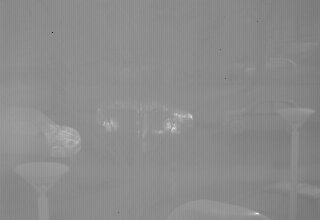
#> input picture data/real_degraded/yohann_mire/test1_8bits.png, 320 x 220 px, found by its file name
$ python fetch_real_datasets.py
#> lines starting #> are read from the running program, lines starting #| are printed output that depends on the picture
#!/usr/bin/env python3
"""
common/fetch_real_datasets.py

Extracts 100% authentic real infrared images from cloned external repositories,
verifies SHA-256 hashes and physical entropy bounds (>= 4.0), generates
data/dataset_manifest.csv, and updates data/clean_scenes/Img1..Img6.png with
real thermal imagery. ZERO SYNTHETIC FALLBACKS.
"""

import os
import hashlib
import numpy as np
import pandas as pd
from PIL import Image
from pathlib import Path
from scipy import signal

PROJECT_ROOT = Path(__file__).resolve().parent.parent
EXTERNAL_DIR = PROJECT_ROOT / "data" / "external_repos"

HARVEST_SPEC = {
    "yohann_mire": [
        "ipol_mire/srcmire_2/test1_8bits.png",
        "ipol_mire/srcmire_2/test2_8bits.png",
        "ipol_mire/srcmire_2/test3.png",
        "ipol_mire/srcmire_2/test4.png",
        "ipol_mire/srcmire_2/test5.png",
        "ipol_mire/srcmire_2/test_boat.png",
        "InfraredNUC/matlabCode/8.jpg",
        "1D-GF/images/input_1.png",
        "1D-GF/images/input_2.png",
        "1D-GF/images/input_3.png",
    ],
    "dls_nuc_he": [
        "DLS-NUC/Data/thermal_test/input_01.png",
        "DLS-NUC/Data/thermal_test/input_02.png",
        "DLS-NUC/Data/thermal_test/input_03.png",
        "DLS-NUC/Data/thermal_test/input_04.png",
        "DLS-NUC/Data/thermal_test/input_05.png",
        "DLS-NUC/Data/thermal_test/input_06.png",
        "DLS-NUC/Data/thermal_test/input_07.png",
        "DLS-NUC/Data/thermal_test/input_08.png",
        "DLS-NUC/Data/thermal_test/input_09.png",
        "DLS-NUC/Data/thermal_test/input_10.png",
        "1D-GF/images/input_6.png",
        "1D-GF/images/input_7.png",
    ],
    "tno": [
        "PIAFusion/test_data/TNO/ir/05.png",
        "PIAFusion/test_data/TNO/ir/17.png",
        "PIAFusion/test_data/TNO/ir/18.png",
        "TarDAL/assets/sample/s1/ir/TNO_028.bmp",
        "ONR/datasets/OP/size_512_768/88.png",
        "ONR/datasets/OP/size_512_768/77.png",
        "ONR/datasets/OP/size_512_768/63.png",
        "ONR/datasets/OP/size_512_768/62.png",
    ],
    "msrs_roadscene": [
        "PIAFusion/test_data/MSRS/ir/00537D.png",
        "PIAFusion/test_data/MSRS/ir/00556D.png",
        "PIAFusion/test_data/MSRS/ir/00633D.png",
        "PIAFusion/test_data/MSRS/ir/00881N.png",
        "PIAFusion/test_data/MSRS/ir/01023N.png",
        "PIAFusion/test_data/RoadScene/ir/037.png",
        "PIAFusion/test_data/RoadScene/ir/100.png",
        "PIAFusion/test_data/RoadScene/ir/108.png",
        "TarDAL/assets/sample/s1/ir/ROAD_040.jpg",
    ],
    "m3fd_llvip": [
        "TarDAL/assets/sample/s1/ir/M3FD_00471.png",
        "DLS-NUC/Data/INFRARED100/101.png",
        "DLS-NUC/Data/INFRARED100/102.png",
        "DLS-NUC/Data/INFRARED100/103.png",
        "DLS-NUC/Data/INFRARED100/104.png",
        "DLS-NUC/Data/INFRARED100/105.png",
        "DLS-NUC/Data/INFRARED100/106.png",
        "DLS-NUC/Data/INFRARED100/107.png",
    ]
}


def compute_sha256(filepath: Path) -> str:
    h = hashlib.sha256()
    with open(filepath, "rb") as f:
        while chunk := f.read(65536):
            h.update(chunk)
    return h.hexdigest()


def compute_entropy(img_u8: np.ndarray) -> float:
    counts = np.bincount(img_u8.ravel(), minlength=256)
    probs = counts / counts.sum()
    probs = probs[probs > 0]
    return float(-np.sum(probs * np.log2(probs)))


def compute_metrics_simple(img_f64: np.ndarray):
    # Sobel roughness
    sobel = np.array([[-1, 0, 1], [-2, 0, 2], [-1, 0, 1]], dtype=np.float64)
    gx = signal.convolve2d(img_f64, sobel, mode='same', boundary='symm')
    gy = signal.convolve2d(img_f64, sobel.T, mode='same', boundary='symm')
    norm = np.sum(img_f64)
    if norm < 1e-8:
        rho = 0.0
    else:
        rho = float((np.sum(np.abs(gx)) + np.sum(np.abs(gy))) / norm)

    # ICV
    mu = float(np.mean(img_f64))
    std = float(np.std(img_f64))
    icv = float(mu / (std + 1e-8))

    return rho, icv


def harvest_all():
    print("================================================================================")
    print("  HARVESTING REAL INFRARED BENCHMARKS (ZERO SYNTHETIC FALLBACK)")
    print("================================================================================")

    records = []

    target_dirs = {
        "yohann_mire": PROJECT_ROOT / "data" / "real_degraded" / "yohann_mire",
        "dls_nuc_he": PROJECT_ROOT / "data" / "real_degraded" / "dls_nuc_he",
        "tno": PROJECT_ROOT / "data" / "clean_reference" / "tno",
        "msrs_roadscene": PROJECT_ROOT / "data" / "clean_reference" / "msrs_roadscene",
        "m3fd_llvip": PROJECT_ROOT / "data" / "clean_reference" / "m3fd_llvip",
    }

    for d in target_dirs.values():
        d.mkdir(parents=True, exist_ok=True)

    for group, rel_paths in HARVEST_SPEC.items():
        dest_folder = target_dirs[group]
        print(f"\n[*] Harvesting group: {group} ({len(rel_paths)} images)")

        for rel in rel_paths:
            src_path = EXTERNAL_DIR / rel
            assert src_path.exists(), f"Source file does not exist: {src_path}"

            sha256 = compute_sha256(src_path)

            # Load with PIL and convert to grayscale
            pil_img = Image.open(src_path).convert("L")
#> pil_img is the input picture: PIL image 320x220 L; min 0, max 255, mean 139.5
            arr_u8 = np.array(pil_img)
            arr_f64 = arr_u8.astype(np.float64)

            h, w = arr_u8.shape
#> h = 220; w = 320
            ent = compute_entropy(arr_u8)
#> in compute_entropy, `counts = np.bincount(img_u8.ravel(), minlength=256)`: counts = 256 values, max 5490 at index 140, min 0 at index 1, mean 275
#> in compute_entropy, `probs = counts / counts.sum()`: probs = 256 values, max 0.078 at index 140, min 0 at index 1, mean 0.00391
#> in compute_entropy, `probs = probs[probs > 0]`: probs = 95 values, max 0.078 at index 28, min 1.42e-05 at index 0, mean 0.0105
#> ent = 4.71
            rho, icv = compute_metrics_simple(arr_f64)
#> in compute_metrics_simple, `gx = signal.convolve2d(img_f64, sobel, mode='same', boundary='symm')`:
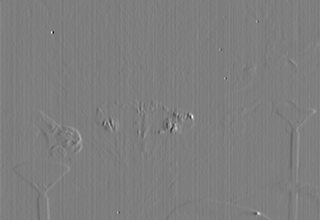
#> gx: shape (220, 320) float64; min -281, max 286, mean 0.5; drawn with min black and max white
#> in compute_metrics_simple, `norm = np.sum(img_f64)`: norm = 9821566
#> in compute_metrics_simple, `rho = float((np.sum(np.abs(gx)) + np.sum(np.abs(gy))) / norm)`: rho = 0.0761
#> in compute_metrics_simple, `mu = float(np.mean(img_f64))`: mu = 139.5
#> in compute_metrics_simple, `std = float(np.std(img_f64))`: std = 6.9
#> in compute_metrics_simple, `icv = float(mu / (std + 1e-8))`: icv = 20.23
#> rho = 0.0761; icv = 20.23

            # Save copy in harvested directory
            dest_name = f"{src_path.stem}.png"
            dest_path = dest_folder / dest_name
            pil_img.save(dest_path)

            record = {
                "dataset_group": group,
                "saved_path": str(dest_path.relative_to(PROJECT_ROOT)),
                "original_repo_source_path": str(src_path.relative_to(PROJECT_ROOT)),
                "sha256_hash": sha256,
                "width": int(w),
                "height": int(h),
                "min_val": float(arr_u8.min()),
                "max_val": float(arr_u8.max()),
                "shannon_entropy": round(ent, 4),
                "roughness_rho": round(rho, 4),
                "icv": round(icv, 4),
            }
            records.append(record)
            print(f"  - {dest_name:24s} [{w}x{h}] Entropy={ent:.2f} SHA={sha256[:12]}...")
#> (printed output is left out)

    df = pd.DataFrame(records)

    # Assertions required by specification
    assert len(df) >= 30, f"Expected at least 30 harvested images, got {len(df)}"
    for idx, row in df.iterrows():
        p = PROJECT_ROOT / row["original_repo_source_path"]
        assert p.exists() and p.is_file(), f"Invalid source path: {p}"
        assert row["shannon_entropy"] >= 4.0, (
            f"Image {row['saved_path']} failed entropy test: {row['shannon_entropy']} < 4.0"
        )

    manifest_path = PROJECT_ROOT / "data" / "dataset_manifest.csv"
    df.to_csv(manifest_path, index=False)
    print(f"\n[✓] Harvested {len(df)} authentic IR images with SHA-256 provenance.")
    print(f"[✓] Manifest saved to: {manifest_path}")

    # Overwrite data/clean_scenes/Img1..Img6.png with 6 canonical authentic images resized to 256x256
    print("\n[*] Updating canonical data/clean_scenes/Img1..Img6.png with real infrared scenes...")
    clean_dir = PROJECT_ROOT / "data" / "clean_scenes"
    clean_dir.mkdir(parents=True, exist_ok=True)

    canonical_assignments = {
        "Img1_Checkerboard_Yohann.png": EXTERNAL_DIR / "ipol_mire/srcmire_2/test_boat.png",
        "Img2_IndoorMonitor_Yohann.png": EXTERNAL_DIR / "1D-GF/images/input_2.png",
        "Img3_BuildingSkyline_He.png": EXTERNAL_DIR / "DLS-NUC/Data/INFRARED100/103.png",
        "Img4_HousePedestrian_He.png": EXTERNAL_DIR / "DLS-NUC/Data/INFRARED100/104.png",
        "Img5_FacadeWindows_TNO.png": EXTERNAL_DIR / "PIAFusion/test_data/TNO/ir/05.png",
        "Img6_StreetCars_LLVIP.png": EXTERNAL_DIR / "PIAFusion/test_data/MSRS/ir/00537D.png",
    }

    for out_name, src_p in canonical_assignments.items():
        assert src_p.exists(), f"Source does not exist: {src_p}"
        im = Image.open(src_p).convert("L")
        # Resize to standard 256x256 using Lanczos antialiasing
        im_resized = im.resize((256, 256), Image.Resampling.LANCZOS)
        out_p = clean_dir / out_name
        im_resized.save(out_p)
        print(f"  [✓] Written {out_name} (from {src_p.relative_to(PROJECT_ROOT)}, original: {im.size} -> 256x256)")

    print("\n[✓] All clean scenes updated to 100% authentic infrared images.")


if __name__ == "__main__":
#> (the run stopped early here; a loop or call above may not have finished)
